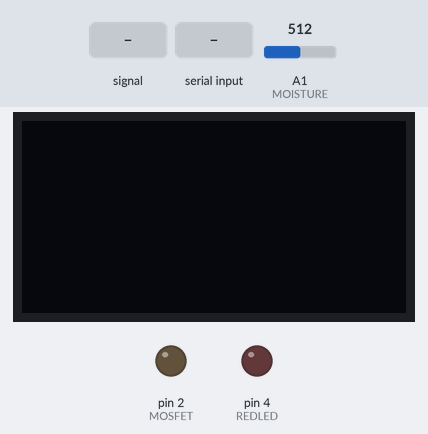
Bench run of a sketch on a simulated Arduino Uno, built with avr-gcc and run on an emulated ATmega328P. Parts: 128×64 one-colour display, output pins drawn as LEDs (lit = HIGH). The test bench sets the inputs (shaded band); at power-on: A1 (MOISTURE) = 512. What the sketch prints to the serial monitor is not drawn.

Above: at 1.3 s.
1.4 s: A1 (MOISTURE) fed a 200 Hz sine of ±255 counts around its level
At 2.6 s:
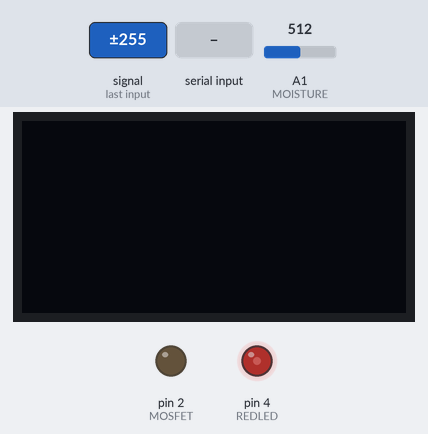
2.9 s: "1" received over Serial
At 3.9 s:
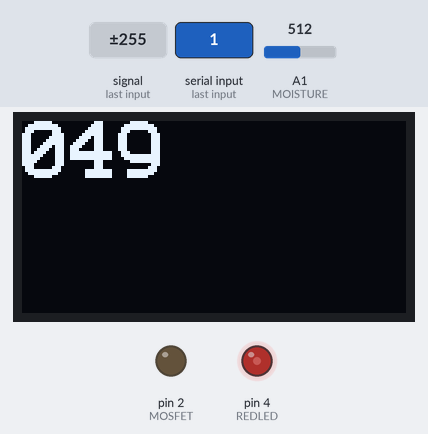
4.5 s: "0" received over Serial
At 5.5 s:
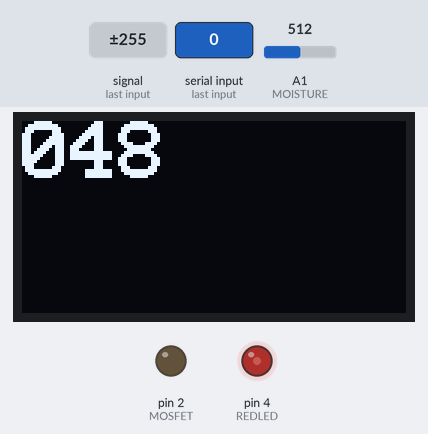
6.1 s: A1 (MOISTURE) set to 610
At 7.4 s:
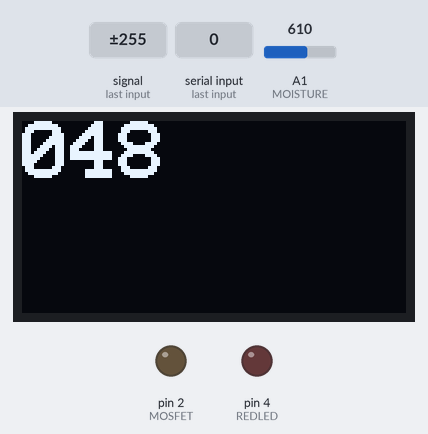
9.1 s: A1 (MOISTURE) fed a 1000 Hz sine of ±255 counts around its level
At 10.5 s:
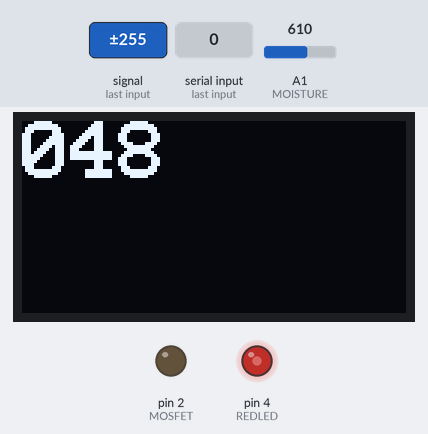
12.1 s: "2" received over Serial
At 13.1 s:
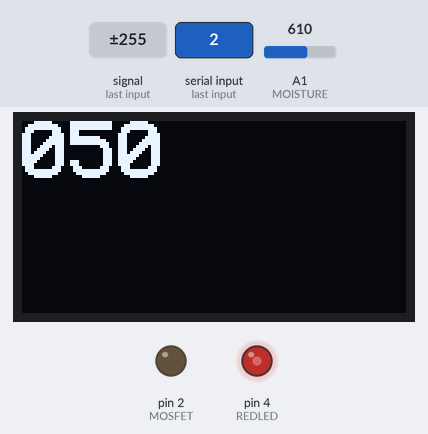
Timing chart, 0 to 49.1 s (numbered marks = the images above; inputs shaded):
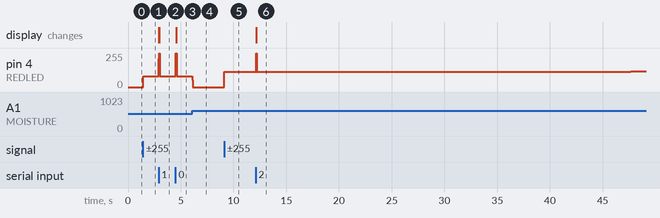

Measured:
- after the input at 1.4 s, pin 4 (REDLED): 0/255 → 81/255 after 0.05 s
- after the input at 2.9 s, pin 4 (REDLED): 81/255 → 212/255 at once, → 255/255 0.05 s later, → 81/255 0.04 s later; the display: first changes at once (image 2 shows a later state)
- after the input at 4.5 s, pin 4 (REDLED): 81/255 → 255/255 at once, → 81/255 0.09 s later; the display: changes after 0.09 s (image 3)
- after the input at 6.1 s, pin 4 (REDLED): 81/255 → 0/255 at once
- after the input at 9.1 s, pin 4 (REDLED): 0/255 → 116/255 at once
- after the input at 12.1 s, pin 4 (REDLED): 116/255 → 255/255 at once, → 113/255 0.07 s later, → 119/255 35.4 s later; the display: first changes after 0.05 s (image 6 shows a later state)

The sketch:

MinorProjectArduino.ino
```cpp
#include <Arduino.h>
#include <U8x8lib.h>
#define MOSFET 2 // The MOSFET driver for the water pump on digital I/O 2
#define REDLED 4 // Big red LED on digital I/O 4
#define BUTTON 6 // Push button on digital I/O 6
#define MOISTURE A1
#define WET_THRESH 600 // (update) below 600 is considered wet.


auto display = U8X8_SSD1306_128X64_NONAME_HW_I2C(U8X8_PIN_NONE);

unsigned long elapsedTime = 0;       // "global" variable as long integer, positive values only.
unsigned long startTime = 0;         // "global" variable as long integer, positive values only.
int moistureValue = 0;
int variable=0;
int counter=0;

void setup() {
 Serial.begin(9600);
 display.begin();
 display.setFlipMode(1);
 display.clearDisplay();
 pinMode(MOSFET, OUTPUT); // Sets the D2 pin (MOSFET + Pump) to output
 pinMode(REDLED, OUTPUT); // Sets the D4 pin (LED) to output
 pinMode(BUTTON, INPUT); // Sets the D6 pin (Button) to input
 digitalWrite(MOSFET, LOW);    // pump off

display.begin(); // start up the OLED display
    display.setFlipMode(1); // set to 1 or 0, depending on orientation of board
    display.clearDisplay();                     // blank display
    display.setFont(u8x8_font_profont29_2x3_r); // set font


}
void sendMoistureData() {
 const auto value = analogRead(A1);
 const byte data[] = {0, 0, highByte(value), lowByte(value)};
 Serial.write(data, 4); // send 0,0, "high byte", "low byte"
 Serial.println(); // send "newline"
}

void loop() {
display.setFont(u8x8_font_profont29_2x3_r);
 display.setCursor(0, 0);
auto data = -50;

if (!Serial.available()) {
 const auto receivedData = Serial.read();
 data=receivedData;
}
else {


const auto receivedData = Serial.read();
data=receivedData;

char buf[16];

if(receivedData<100){
 sprintf(buf, "%03d", receivedData);
 display.print(buf);

}
}

if (data==255){
  variable=1;
}

if (data==0){
  variable=0;
}

if (variable==1){
  digitalWrite(MOSFET, HIGH);

}

else {


//For Moisture Sensor

    // Read soil moisture sensor & assign to a variable
    moistureValue = analogRead(MOISTURE);


  if(moistureValue>=650) // Dry soil
  {
      //digitalWrite(MOSFET, HIGH);    // pump on
      digitalWrite(REDLED, HIGH);    // LED on

      //display.print("water!  ");     // msg on OLED

   }
   else   // wet soil
   {
      digitalWrite(MOSFET, LOW);    // pump off
      digitalWrite(REDLED, LOW);    // LED off

      //display.print("no water");


   }

   counter=counter+1;

if (counter==20000){
sendMoistureData();
  counter=0;

}
}
}
```
